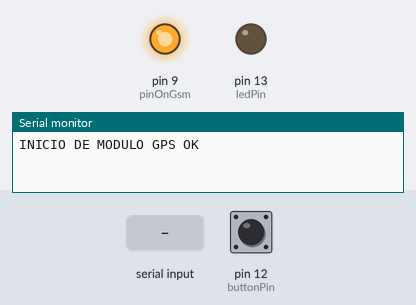
This sketch was run on a simulated Arduino Mega 2560, built with avr-gcc and run on an emulated ATmega2560. Shown: output pins drawn as LEDs (lit = HIGH), the last lines printed to the serial monitor. Dashed ring = blinking. The test bench sets the inputs (shaded band); at power-on: pin 12 (buttonPin) HIGH. The modem accepts every AT command (registered, SIM ready, sends succeed) and sends nothing else.

Above: at 9.4 s.
At 26.7 s:
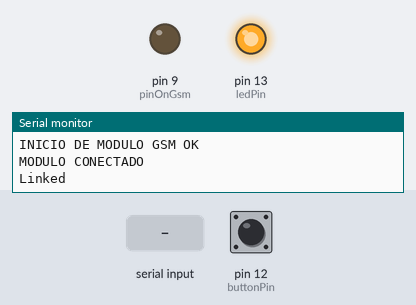
26.8 s: "c" received over the second serial link
At 32.86 s:
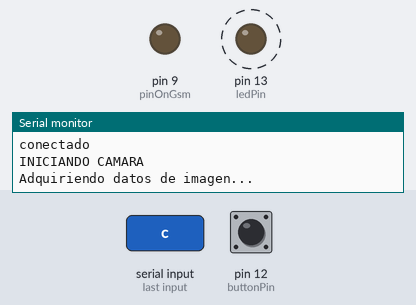
Timing chart, 0 to 36.3 s (numbered marks = the images above; inputs shaded):
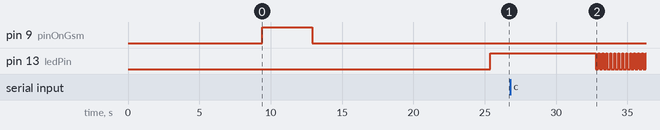

The sketch:

CAMGPSGSM_HUNTER_indice_V1_4.ino
```cpp
/* Linksprite */
unsigned int tstart;
#define RESTART asm("jmp 0x0000")

#include <SoftwareSerial.h>
SoftwareSerial camSerial(50, 51);    //para arduino UNO (2,3); para MEGA (50,51)
SoftwareSerial gpsSerial(10, 11);    //para arduino UNO (4,5); para MEGA (10,11)
SoftwareSerial gsmSerial(52, 53);    //para arduino UNO (7,8); para MEGA (52,53)

//VARIABLES PARA CAMARA
byte incomingbyte;
int a=0x0000,j=0,k=0,count=0;                    //Read Starting address
uint8_t MH,ML;
boolean EndFlag=0;
byte cam[34];
int indice=0;

//VARIABLES PARA MODULO GSM
int8_t answer;
const int pinOnGsm= 9;

//VARIABLE GPS
char readSerial[49];
byte contadorGps = 0;

//CONFIGURACION DE SENSOR MAGNETICO Y LED
const int  buttonPin = 12;    // el número del pin, entrada del pulsador
const int ledPin = 13;
int buttonState = 0;         // estado actual del pulsador
int lastButtonState = 0;     // estado anterior del pulsador

void setup(){

  //INICIANDO PUERTO SERIAL
  Serial.begin(9600);
  camSerial.begin(38400);
  gpsSerial.begin(9600);
  gsmSerial.begin(9600);

  //CONFIGURANDO MODULO GPS
  setupGps();

  //CONFIGURANDO PINES GSM //RESET y CONEXION UDP MODULO GSM
  pinMode(pinOnGsm,OUTPUT);
  digitalWrite(pinOnGsm,LOW);
  powerGsm();
  connGsm();

  //INICIANDO SENSOR MAGNETICO Y LED13
  pinMode(ledPin, OUTPUT);
  pinMode(buttonPin, INPUT);
  digitalWrite(buttonPin,HIGH);
}


void loop()
{ //gps();
  statusButton();
  gsmSerialAvailable();
}

//ESTADO DE BOTON
void statusButton(){
  buttonState = digitalRead(buttonPin);
  delay(1);
  if (buttonState != lastButtonState){
    if (buttonState == LOW) {
      Serial.println(">>> MODO CAPTURA IMAGEN <<<");EndFlag=0; coberturaGsm();
      SendResetCmd(); sendPhoto();
    }
  }
  lastButtonState = buttonState;
}

void gsmSerialAvailable(){
  gsmSerial.listen();
  if(Serial.available()>0){
    char caracter1 = Serial.read();
    gsmSerial.print(caracter1);
  }

  if(gsmSerial.available()>0){
    char caracter2 = gsmSerial.read();
    Serial.print(caracter2);
    if( caracter2 == 'c'){
      Serial.println(">>> MODO CAPTURA IMAGEN <<<");EndFlag=0; coberturaGsm();
      SendResetCmd(); sendPhoto();
    }
  }
}

//------- COBERTURA GSM --------------------------
void coberturaGsm(){
  byte indicador = 0;
  gsmSerial.listen();
  if (sendATcommand("AT+CIPSTATUS", "CONNECT", 500) == 1){ Serial.println("Conectado"); }
  else{

      while (sendATcommand("AT+CIPSHUT", "OK", 1000) != 1){
        delay(1000);
        Serial.println("Restableciendo conexion...");
      }
      while (sendATcommand("AT+CIPSTART=\"UDP\",\"190.238.95.12\",\"8000\"", "CONNECT OK", 3000) != 1){
         delay(1000);
         Serial.println("conectando...");
      }
      Serial.println("conectado");
    }
}

//--------ESCRITURA Y ENVIO DE IMAGEN-------------------
void sendPhoto(){
  camSerial.listen();
  SendTakePhotoCmd();delay(1000); Serial.println("Adquiriendo datos de imagen...");
  while(camSerial.available()>0) { incomingbyte=camSerial.read(); }

  while(!EndFlag){
    j=2; k=0; count=2; SendReadDataCmd(); delay(25);memset(cam,0,34);

    if (indice<=255){cam[0]=0; cam[1]=indice;}
    else {cam[0]=(indice>>8); cam[1]=indice;}
    delay(10);

    while(camSerial.available()>0){
      incomingbyte=camSerial.read(); k++;
      if((k>5)&&(j<34)&&(!EndFlag)){
        cam[j]=incomingbyte;
        if((cam[j-1]==0xFF)&&(cam[j]==0xD9))  EndFlag=1;     //Check if the picture is over
        j++; count++;
      }
    }
    indice++;
    delay(50);

    digitalWrite(ledPin, LOW);
    gsmSerial.listen();
    if (sendATcommandgsm("AT+CIPSEND=34", ">", "ERROR", 2000) == 1){gsmSerial.write(cam, 68);}
    digitalWrite(ledPin, HIGH);

    camSerial.listen();
    for(j=0;j<count;j++){
      if(cam[j]<0x10){ Serial.print("0");}
      Serial.print(cam[j],HEX);
      if((cam[j-1]==0xFF)&&(cam[j]==0xD9)) {Serial.println();Serial.println("IMAGEN CREADA"); indice=0;}
    }
    Serial.println();
    }
    a=0x0000;
}

//-----------CAPTURA E IMPRESION GPS---------------------
void gps(){
  gpsSerial.listen();


  char readByte;
  char tramaGPS[50];
  memset(tramaGPS,0,50);
  int i = 0;

  delay(100);

  if (gpsSerial.available()>0){
    while (gpsSerial.available()>0){
        tramaGPS[i]= gpsSerial.read();
        i++;
        //Serial.print(tramaGPS[i]);
      //readByte = gpsSerial.read();

    }
    Serial.print(tramaGPS);
      //delay(100);
  }

  /*byte inByte = '\0';
  while(inByte!='$'){inByte=gpsSerial.read();}

  if(inByte=='$'){

    while(gpsSerial.available()<50){;}
    for(int i=1;i<51;i++){readSerial[i]= gpsSerial.read();}

   }

   readSerial[0]='$'; readSerial[49]='\0';

     gpsWriteGsm();
     Serial.println(readSerial);
     contadorGps = 0;
   memset(readSerial,'\0',49);
   */
}

//------------CONFIGURACION MODULO GPS--------------
void setupGps(){
  gpsSerial.listen();
  delay(500);
  gpsSerial.println("$PMTK314,1,0,0,0,0,0,0,0,0,0,0,0,0,0,0,0,0,0,0*29");
  delay(100);
  gpsSerial.println("$PMTK300,10000,0,0,0,0*2C");
  Serial.println("INICIO DE MODULO GPS OK");
}

//--------------ENCENDIDO O RESET MODULO GSM
void powerGsm(){
  gsmSerial.listen();
  uint8_t answer=0;
  answer = sendATcommand("AT", "OK", 500);
  if (answer == 0)
  {
    digitalWrite(pinOnGsm,HIGH);
    delay(3500);
    digitalWrite(pinOnGsm,LOW);
    // waits for an answer from the module
    while(answer == 0){ answer = sendATcommand("AT", "OK", 500); }
  }
  else if(answer == 1){
    sendATcommand("AT+CPOWD=1", "NORMAL", 5000);
    delay(3500);
    digitalWrite(pinOnGsm,HIGH);
    delay(3500);
    digitalWrite(pinOnGsm,LOW);
  }

  Serial.println("ENCENDIDO DE MODULO GSM OK");
}

//-------------COMANDO PARA ENVIAR DATOS GPS MODULO GSM--------------------
void gpsWriteGsm(){
   gsmSerial.listen();
   gsmSerial.println("AT+CIPSEND=49");
   delay(150);
   gsmSerial.print(readSerial);
 }

//------------CREANDO SOCKET UDP MODULO GSM-------------------
void connGsm(){
    delay(10000);
    while (sendATcommand("AT+CSTT=\"MOVISTAR.PE\"", "OK", 1500) != 1){
      Serial.println("ERROR APN");
    }

    while (sendATcommand("AT+CIICR", "OK", 4000) != 1){
      Serial.println("ERROR CONEXION WIRELESS");
    }

    while (sendATcommand("AT+CIFSR", ".", 1000) != 1){
      Serial.println("ERROR IP");
    }

    while (sendATcommand("AT+CIPSTART=\"UDP\",\"190.238.95.12\",\"8000\"", "CONNECT OK", 1000) != 1){
      Serial.println("ERROR AL ABRIR SOCKET");
    }

    Serial.println("INICIO DE MODULO GSM OK\n");
    Serial.println("MODULO CONECTADO");
    delay(2000);
    digitalWrite(ledPin, HIGH);

}

//------------COMANDO MODULO GSM----------------
int8_t sendATcommand(char* ATcommand, char* expected_answer1, unsigned int timeout){

  uint8_t x=0,  answer=0; char response[100]; unsigned long previous;
  memset(response, '\0', 100);  delay(100);

  gsmSerial.listen();
  while( gsmSerial.available() > 0) gsmSerial.read();
  gsmSerial.println(ATcommand); x = 0; previous = millis();

  // this loop waits for the answer
  do{
    if(gsmSerial.available() != 0){
    response[x] = gsmSerial.read();  x++;
    if (strstr(response, expected_answer1) != NULL) { answer = 1; }
                                  }
    } while((answer == 0) && ((millis() - previous) < timeout));
  return answer;
}

int8_t sendATcommandgsm(char* ATcommand, char* expected_answer1, char* expected_answer2, unsigned int timeout){

  uint8_t x=0,  answer=0;
  char response[100];
  unsigned long previous;
  memset(response, '\0', 100);    // Initialize the string
  delay(100);

  while( gsmSerial.available() > 0) gsmSerial.read();    // Clean the input buffer

  gsmSerial.println(ATcommand);    // Send the AT command
    x = 0;
  previous = millis();

  // this loop waits for the answer
  do{
    // if there are data in the UART input buffer, reads it and checks for the asnwer
    if(gsmSerial.available() != 0){
      response[x] = gsmSerial.read();
      x++;
      // check if the desired answer 1  is in the response of the module
      if (strstr(response, expected_answer1) != NULL)
      {
        answer = 1;
      }
      // check if the desired answer 2 is in the response of the module
      else if (strstr(response, expected_answer2) != NULL)
      {
        answer = 2;
      }
    }
  }
  // Waits for the asnwer with time out
  while((answer == 0) && ((millis() - previous) < timeout));

  return answer;
}

//--------------COMANDOS DE CONTROL DE LA CAMARA-------------------------------
//Send Reset command
void SendResetCmd()
{
      camSerial.listen();
      Serial.println("INICIANDO CAMARA");
      camSerial.write(0x56);
      camSerial.write(byte(0x00));
      camSerial.write(0x26);
      camSerial.write(byte(0x00));
      delay(4000);
}

//Send take picture command
void SendTakePhotoCmd()
{
      camSerial.write(0x56);
      camSerial.write(byte(0x00));
      camSerial.write(0x36);
      camSerial.write(0x01);
      camSerial.write(byte(0x00));
}

//Read data
void SendReadDataCmd()
{
      MH=a/0x100;
      ML=a%0x100;
      camSerial.write(0x56);
      camSerial.write(byte(0x00));
      camSerial.write(0x32);
      camSerial.write(0x0c);
      camSerial.write(byte(0x00));
      camSerial.write(0x0a);
      camSerial.write(byte(0x00));
      camSerial.write(byte(0x00));
      camSerial.write(MH);
      camSerial.write(ML);
      camSerial.write(byte(0x00));
      camSerial.write(byte(0x00));
      camSerial.write(byte(0x00));
      camSerial.write(0x20);
      camSerial.write(byte(0x00));
      camSerial.write(0x0a);
      a+=0x20;                            //address increases 32£¬set according to buffer size
}

void StopTakePhotoCmd()
{
      camSerial.write(0x56);
      camSerial.write(byte(0x00));
      camSerial.write(0x36);
      camSerial.write(0x01);
      camSerial.write(0x03);
}
//--------------------------------------------------------------------------------------------------------------
```

Measured:
- after the input at 26.8 s, pin 13 (ledPin): alternates HIGH for 0.09 s and LOW for 0.19 s, starting after 6.0 s
